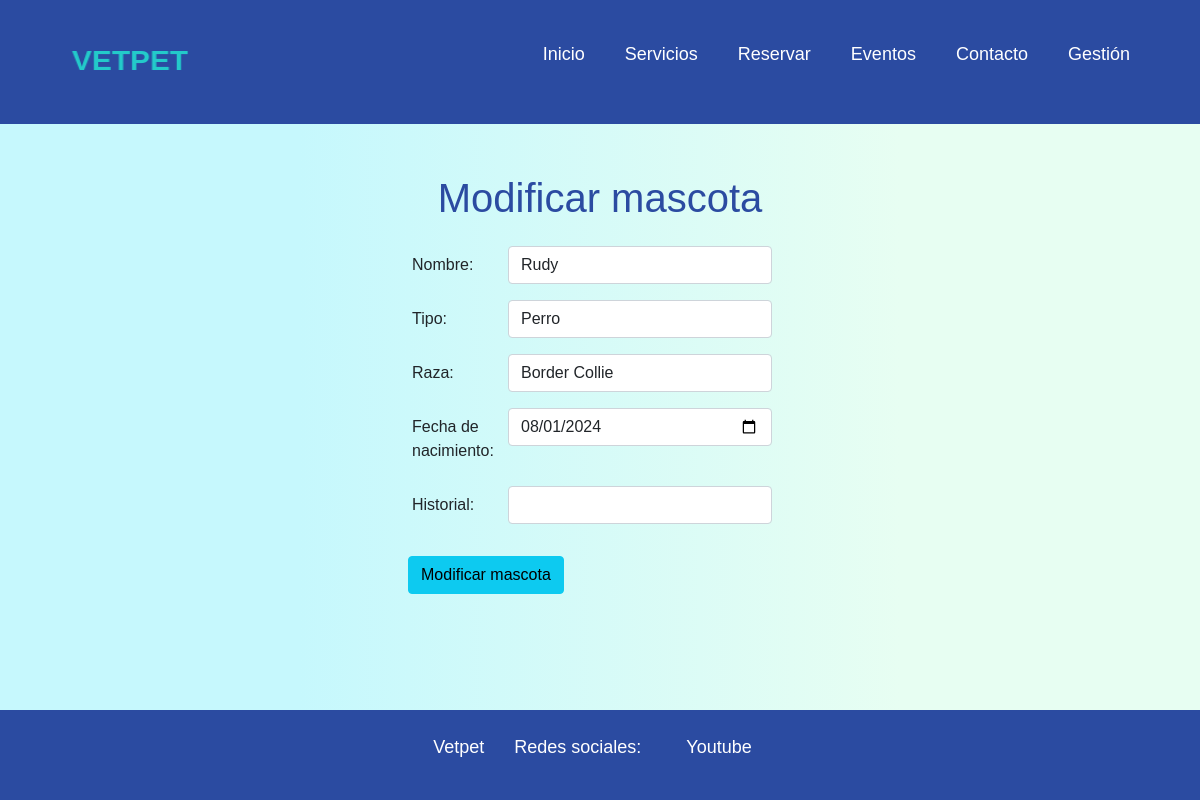
Screenshot of /modificarMascota.php?idMascota=1 (signed in) with the database file from the repository.
### tables this page shows
CREATE TABLE `mascotas` (
  `idMascota` int(11) NOT NULL,
  `nombreMascota` varchar(100) NOT NULL,
  `tipoAnimal` varchar(50) NOT NULL,
  `raza` varchar(50) NOT NULL,
  `fechaNacimiento` date NOT NULL,
  `Historial` varchar(500) NOT NULL,
  `idUsuario` int(11) NOT NULL
);

### modificarMascota.php (the view, shortened to what this page needs)
<?php
include_once 'Encabezado.php';
include_once 'menu.php';
include_once 'conexion.php';
if (isset($_REQUEST['idMascota'])) {
  $idMascota = intval($_REQUEST['idMascota']);
} else {
  echo "<script>alert('ID de mascota no especificado'); window.location='gestion.php';</script>";
  exit;
}
$sql = "SELECT * FROM mascotas WHERE idMascota = $idMascota";
$resultado = $conexion->query($sql);
if ($resultado && $resultado->num_rows > 0) {
    $mascotaData = $resultado->fetch_assoc();
    $nombreData= $mascotaData['nombreMascota'];
    $tipoData= $mascotaData['tipoAnimal'];
    $razaData= $mascotaData['raza'];
    $nacimientoData= $mascotaData['fechaNacimiento'];
    $historialData= $mascotaData['Historial'];
}
?>
<main class="contenido-principal">
<section class="mx-extra">
        <h1 class="hInicio">Modificar mascota</h1>
    </section>
  <section class="login">
  <form class="row g-3 mx-extra" action="<?php echo $_SERVER["PHP_SELF"]; ?>" method="POST">
    <article class="mb-3 row">
      <label class="col-sm-2 col-form-label">Nombre:</label>
      <aside class="col-sm-6">
        <input type="text" class="form-control" name="nombreModMascota" value="<?php echo htmlspecialchars($nombreData); ?>"  required>
      </aside>
    </article>
    <article class="mb-3 row">
      <label class="col-sm-2 col-form-label">Tipo:</label>
      <aside class="col-sm-6">
        <input type="text" class="form-control" name="tipoModMascota" value="<?php echo htmlspecialchars($tipoData); ?>" placeholder="Perro, gato.."  required>
      </aside>
    </article>
    <article class="mb-3 row">
      <label class="col-sm-2 col-form-label">Raza:</label>
      <aside class="col-sm-6">
        <input type="text" class="form-control" name="razaModMascota" value="<?php echo htmlspecialchars($razaData); ?>"  required>
      </aside>
    </article>
    <article class="mb-3 row">
      <label class="col-sm-2 col-form-label">Fecha de nacimiento:</label>
      <aside class="col-sm-6">
        <input type="Date" class="form-control" name="nacimientoModMascota" max="<?php echo date('Y-m-d'); ?>" value="<?php echo htmlspecialchars($nacimientoData); ?>"  required>
      </aside>
    </article>
    <article class="mb-3 row">
      <label class="col-sm-2 col-form-label">Historial:</label>
      <aside class="col-sm-6">
        <input type="text" class="form-control" name="historialModMascota" value="<?php echo htmlspecialchars($historialData); ?>"  >
      </aside>
    </article>
    <article class="col-auto">
      <button type="submit" name="submitModMascota" class="btn btn-info mb-3" >Modificar mascota</button>
    </article>
  </form>
  </section>
</main>
<?php
include_once 'footer.php';
?>

### css/menuYFooter.css (style rules this page uses)
* { margin: 0; padding: 0; box-sizing: border-box; text-decoration: none; list-style: none; }
body { background: linear-gradient( 90deg, rgba(198, 248, 253, 1) 25%, rgba(231, 254, 242, 1) 75%); font-family: Arial, Helvetica, sans-serif; }
html, body { height: 100%; display: flex; flex-direction: column; }
.contenido-principal { flex: 1; }

### css/inicio.css (style rules this page uses)
.mx-extra { margin-left: 20px; margin-right: 20px; }
@media (min-width: 576px) { .mx-extra { margin-left: 40px; margin-right: 40px; } }
@media (min-width: 768px) { .mx-extra { margin-left: 70px; margin-right: 70px; } }
@media (min-width: 992px) { .mx-extra { margin-left: 200px; margin-right: 200px; } }
.hInicio { margin-top: 50px; font-family: Arial, Helvetica, sans-serif; color: #2b4ba1; text-align: center; }

### css/login.css (style rules this page uses)
.login { margin-top: 40px; margin-left: 20px; }
@media (min-width: 576px) { .login { margin-left: 200px; } }
@media (min-width: 708px) { .login { margin-left: 200px; } }

### rows the page displays
mascotas: nombreModMascota "Rudy", tipoModMascota "Perro", razaModMascota "Border Collie", nacimientoModMascota "08/01/2024"
